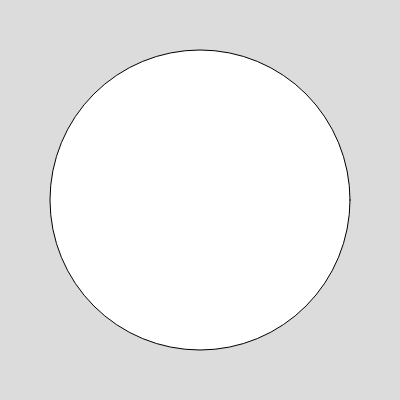
Frame 1 (no input)
Frame 60 (no input): identical to frame 1, image omitted
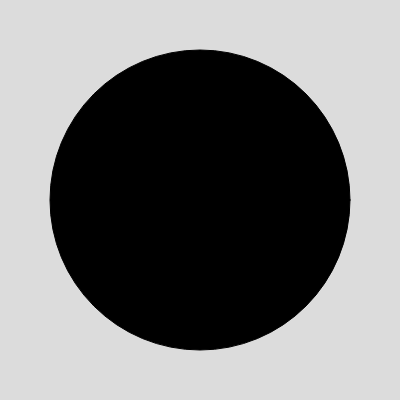
Frame 120 (the mouse pressed at the canvas centre since frame 60)

The p5.js sketch that drew these frames (run headless with seeded random() and noise() and a simulated clock; from frame 60 on, the mouse is pressed at the canvas centre):

// p5.js sketch
// ── sketch.js
function setup() {
  createCanvas(400, 400);
}

function draw() {
  background(220);
  circle (width/2, height/2, 300)
  
  if (dist (mouseX, mouseY, width/2, height/2 ) < 150) {
fill (0)
}
  else {fill (255)}
}
